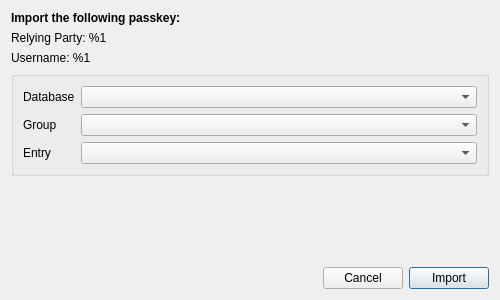
<?xml version="1.0" encoding="UTF-8"?>
<ui version="4.0">
 <class>PasskeyImportDialog</class>
 <widget class="QDialog" name="PasskeyImportDialog">
  <property name="geometry">
   <rect>
    <x>0</x>
    <y>0</y>
    <width>500</width>
    <height>300</height>
   </rect>
  </property>
  <property name="sizePolicy">
   <sizepolicy hsizetype="MinimumExpanding" vsizetype="Preferred">
    <horstretch>0</horstretch>
    <verstretch>0</verstretch>
   </sizepolicy>
  </property>
  <property name="minimumSize">
   <size>
    <width>400</width>
    <height>300</height>
   </size>
  </property>
  <property name="windowTitle">
   <string>奈娜子密码本 - Passkey Import</string>
  </property>
  <layout class="QVBoxLayout" name="verticalLayout">
   <item>
    <layout class="QVBoxLayout" name="verticalLayout_2">
     <item>
      <widget class="QLabel" name="infoLabel">
       <property name="font">
        <font>
         <bold>true</bold>
        </font>
       </property>
       <property name="text">
        <string>Import the following passkey:</string>
       </property>
       <property name="alignment">
        <set>Qt::AlignLeading|Qt::AlignLeft|Qt::AlignVCenter</set>
       </property>
      </widget>
     </item>
     <item>
      <widget class="QLabel" name="relyingPartyLabel">
       <property name="text">
        <string>Relying Party: %1</string>
       </property>
       <property name="textFormat">
        <enum>Qt::PlainText</enum>
       </property>
       <property name="alignment">
        <set>Qt::AlignLeading|Qt::AlignLeft|Qt::AlignVCenter</set>
       </property>
      </widget>
     </item>
     <item>
      <widget class="QLabel" name="usernameLabel">
       <property name="text">
        <string>Username: %1</string>
       </property>
       <property name="textFormat">
        <enum>Qt::PlainText</enum>
       </property>
       <property name="alignment">
        <set>Qt::AlignLeading|Qt::AlignLeft|Qt::AlignVCenter</set>
       </property>
      </widget>
     </item>
     <item>
      <widget class="QGroupBox" name="groupBox">
       <layout class="QVBoxLayout" name="verticalLayout_3">
        <item>
         <layout class="QFormLayout" name="selectGroupHorLayout">
          <item row="0" column="0">
           <widget class="QLabel" name="databaseLabel">
            <property name="text">
             <string>Database</string>
            </property>
           </widget>
          </item>
          <item row="0" column="1">
           <widget class="QComboBox" name="selectDatabaseCombobBox"/>
          </item>
          <item row="1" column="0">
           <widget class="QLabel" name="groupLabel">
            <property name="text">
             <string>Group</string>
            </property>
           </widget>
          </item>
          <item row="1" column="1">
           <widget class="QComboBox" name="selectGroupComboBox"/>
          </item>
          <item row="2" column="0">
           <widget class="QLabel" name="entryLabel">
            <property name="text">
             <string>Entry</string>
            </property>
           </widget>
          </item>
          <item row="2" column="1">
           <widget class="QComboBox" name="selectEntryComboBox"/>
          </item>
         </layout>
        </item>
       </layout>
      </widget>
     </item>
    </layout>
   </item>
   <item>
    <spacer name="verticalSpacer">
     <property name="orientation">
      <enum>Qt::Vertical</enum>
     </property>
     <property name="sizeHint" stdset="0">
      <size>
       <width>20</width>
       <height>10</height>
      </size>
     </property>
    </spacer>
   </item>
   <item>
    <layout class="QHBoxLayout" name="horizontalLayout_2">
     <item>
      <spacer name="horizontalSpacer">
       <property name="orientation">
        <enum>Qt::Horizontal</enum>
       </property>
       <property name="sizeHint" stdset="0">
        <size>
         <width>40</width>
         <height>20</height>
        </size>
       </property>
      </spacer>
     </item>
     <item>
      <widget class="QPushButton" name="cancelButton">
       <property name="text">
        <string>Cancel</string>
       </property>
       <property name="autoDefault">
        <bool>true</bool>
       </property>
      </widget>
     </item>
     <item>
      <widget class="QPushButton" name="importButton">
       <property name="accessibleName">
        <string>Import Passkey</string>
       </property>
       <property name="text">
        <string>Import</string>
       </property>
       <property name="autoDefault">
        <bool>true</bool>
       </property>
       <property name="default">
        <bool>true</bool>
       </property>
      </widget>
     </item>
    </layout>
   </item>
  </layout>
 </widget>
 <resources/>
 <connections/>
</ui>
